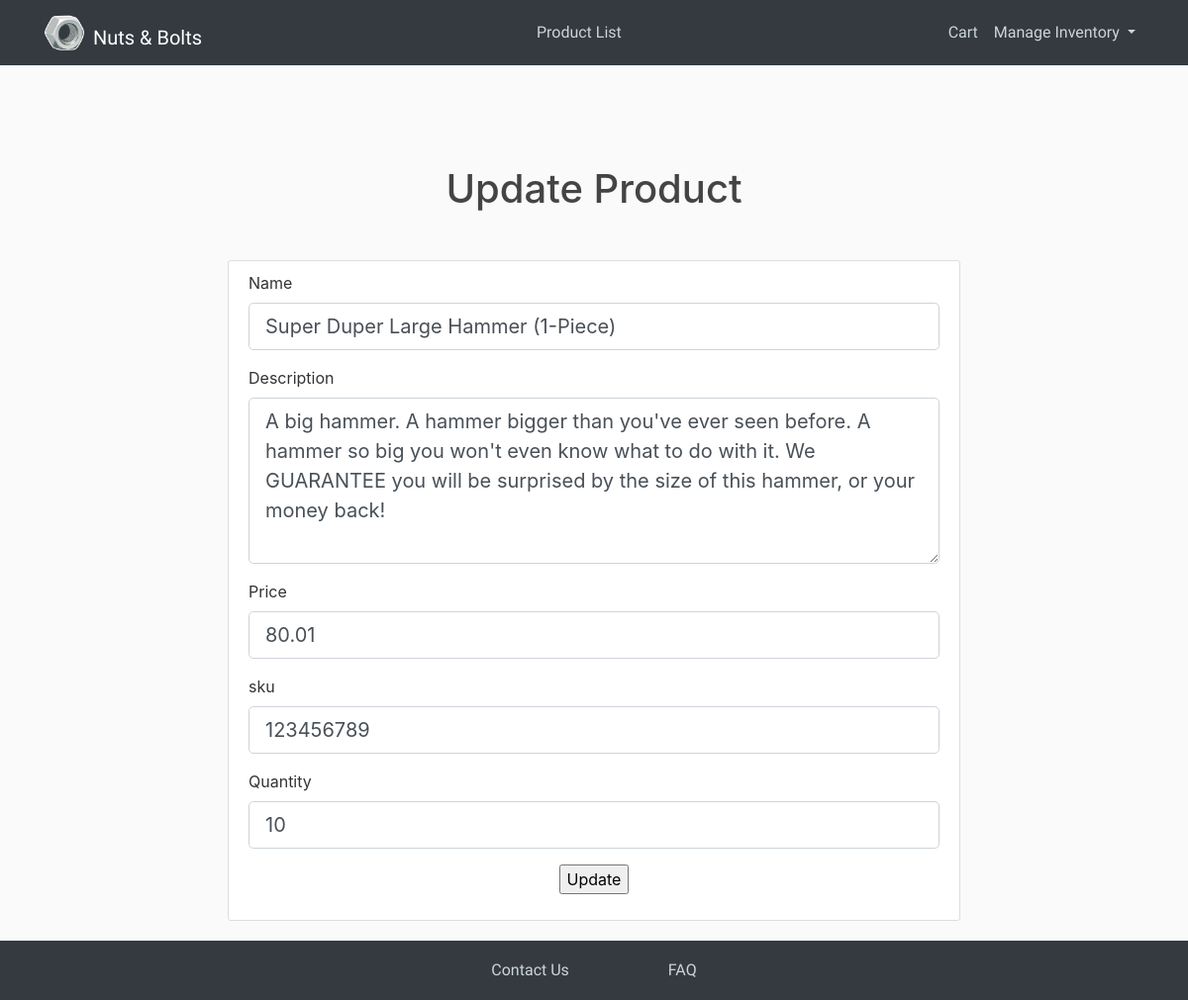
The page /management/update_inventory/6 on the database as committed earlier.
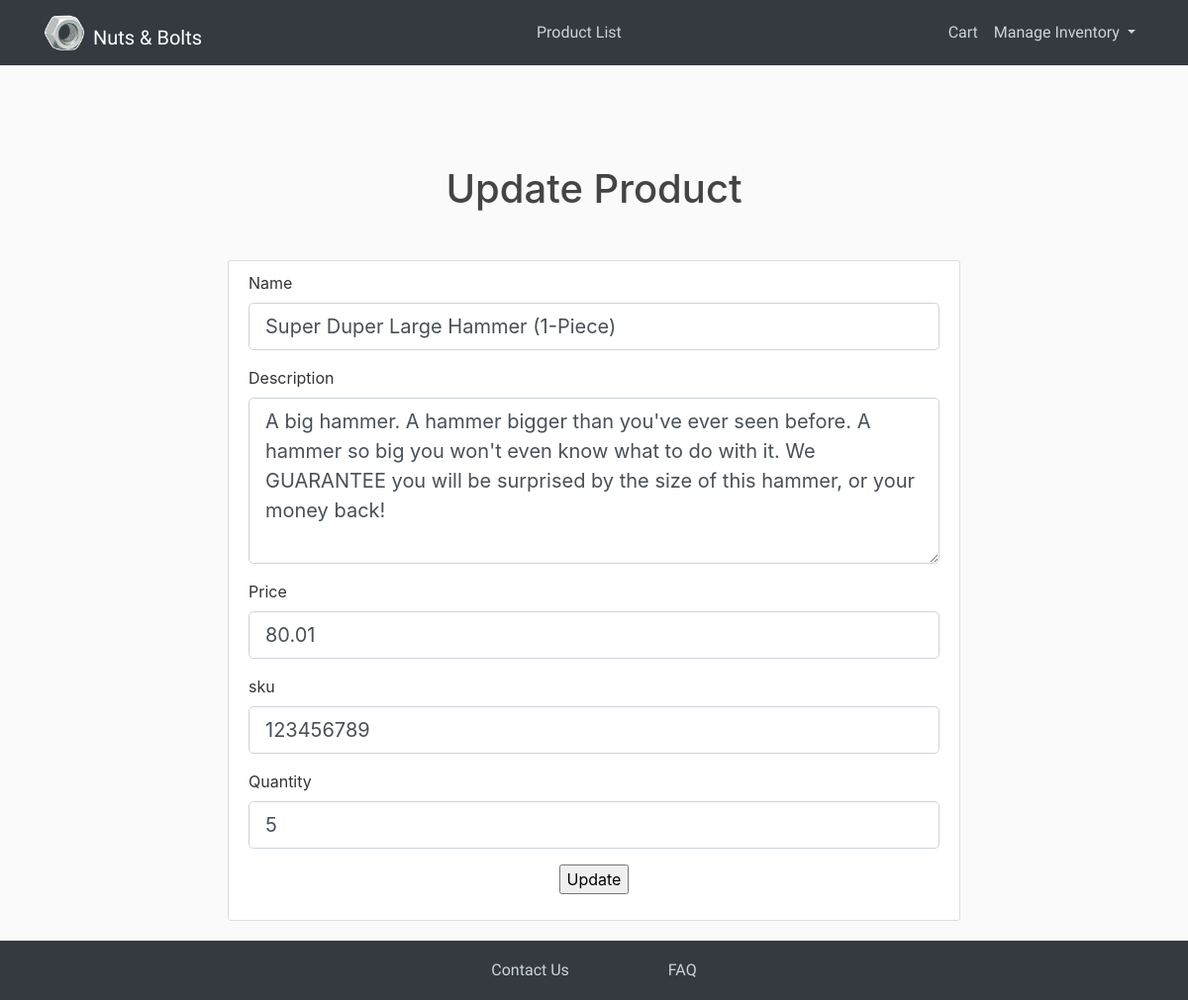
The same page on the database as committed later.
### nuts_and_bolts/models.py (models this page shows, shortened)
class Products(db.Model):
    id = db.Column(db.Integer, primary_key=True)
    sku = db.Column(db.Integer, nullable=False, unique=True)
    name = db.Column(db.String, nullable=False, unique=True)
    price = db.Column(db.String, nullable=False)
    description = db.Column(db.Text)
    quantity = db.Column(db.Integer, nullable=False, default=0)

### nuts_and_bolts/management/routes.py (the view, shortened to what this page needs)
@management.route('/management/update_inventory/<int:product_id>',  methods=['GET', 'POST'] )
def update_inventory(product_id):
    product = Products.query.get_or_404(product_id)
    form = InventoryForm()
    form.id.data = product.id
    form.name.data = product.name
    form.description.data = product.description
    form.price.data = product.price
    form.sku.data = product.sku
    form.quantity.data = int(product.quantity)
    form.submit.label.text = 'Update'
    return render_template('update_inventory.html', form=form)

### nuts_and_bolts/management/forms.py
class InventoryForm(FlaskForm):
    id = HiddenField('ID')
    name = StringField('Name', validators=[DataRequired(), check_name])
    description = TextAreaField('Description', validators=[DataRequired()])
    price = StringField('Price', validators=[DataRequired(), check_price])
    sku = StringField('sku', validators=[DataRequired(), check_sku])
    quantity = StringField('Quantity', validators=[
                           DataRequired(), check_quantity])
    submit = SubmitField('Submit')

### nuts_and_bolts/templates/update_inventory.html (shortened to what this page needs)
{% extends "layout.html" %}
{% block content %}
<div class="my-5">
    <h1 class="text-center">Update Product</h1>
</div>
<div class="content-section col-md-8 center">
    <form method="POST" action="">
        <fieldset class="form-group">
            <div class="form-group">{{ form.name.label(class="form-control-label")}}
                {% if form.name.errors %}
                {{ form.name(class="form-control form-control-lg is-invalid") }}
                <div class="invalid-feedback">
                    {% for error in form.name.errors %}
                    <span>{{ error }}</span>
                    {% endfor %}
                </div>
                {% else %}
                {{ form.name(class="form-control form-control-lg") }}
                {% endif %}
            </div>
            <div class="form-group">{{ form.description.label(class="form-control-label")}}
                {% if form.description.errors %}
                {{ form.description(class="form-control form-control-lg is-invalid") }}
                <div class="invalid-feedback">
                    {% for error in form.description.errors %}
                    <span>{{ error }}</span>
                    {% endfor %}
                </div>
                {% else %}
                {{ form.description(class="form-control form-control-lg", rows="5") }}
                {% endif %}
            </div>
            <div class="form-group">{{ form.price.label(class="form-control-label")}}
                {% if form.price.errors %}
                {{ form.price(class="form-control form-control-lg is-invalid") }}
                <div class="invalid-feedback">
                    {% for error in form.price.errors %}
                    <span>{{ error }}</span>
                    {% endfor %}
                </div>
                {% else %}
                {{ form.price(class="form-control form-control-lg") }}
                {% endif %}
            </div>
            <div class="form-group">{{ form.sku.label(class="form-control-label")}}
                {% if form.sku.errors %}
                {{ form.sku(class="form-control form-control-lg is-invalid") }}
                <div class="invalid-feedback">
                    {% for error in form.sku.errors %}
                    <span>{{ error }}</span>
                    {% endfor %}
                </div>
                {% else %}
                {{ form.sku(class="form-control form-control-lg") }}
                {% endif %}
            </div>
            <div class="form-group">{{ form.quantity.label(class="form-control-label")}}
                {% if form.quantity.errors %}
                {{ form.quantity(class="form-control form-control-lg is-invalid") }}
                <div class="invalid-feedback">
                    {% for error in form.quantity.errors %}
                    <span>{{ error }}</span>
                    {% endfor %}
                </div>
                {% else %}
                {{ form.quantity(class="form-control form-control-lg") }}
                {% endif %}
            </div>
            <div class="text-center">{{ form.submit }}</div>
        </fieldset>
    </form>
</div>
{% endblock content %}

Rows that differ between the two databases and show on the page:
changed Products "Super Duper Large Hammer (1-Piece)": quantity "10" → "5"
